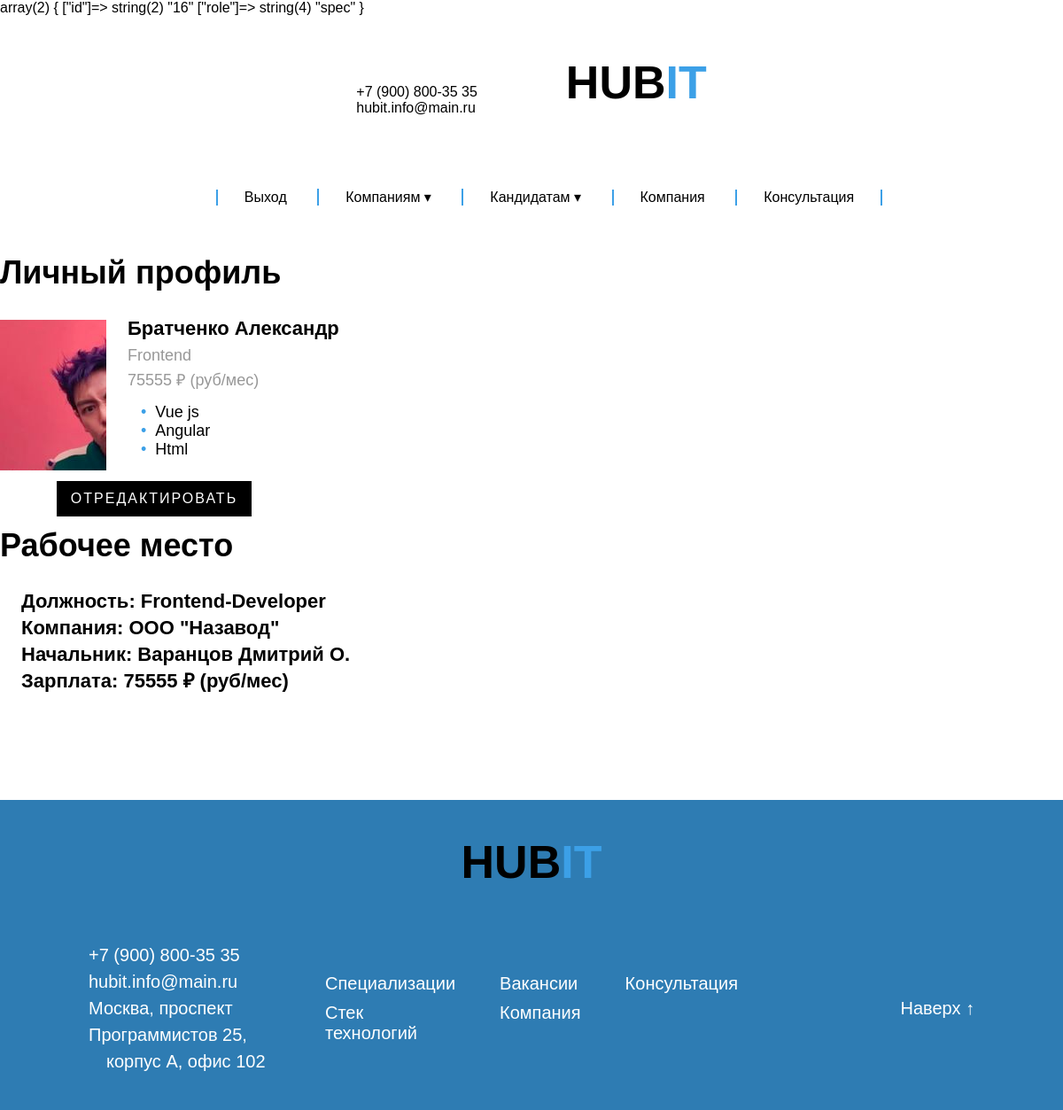
The app's page /personal-account.php (signed in) with its own data.
### tables this page shows
CREATE TABLE `ContactForm` (
  `id` int NOT NULL,
  `nameSername` char(35) NOT NULL,
  `phone` char(20) NOT NULL,
  `email` char(100) NOT NULL,
  `skills` varchar(400) NOT NULL,
  `cityFor` char(30) NOT NULL,
  `reason` varchar(400) NOT NULL,
  `position` char(30) NOT NULL,
  `salary` float NOT NULL,
  `photo_path` varchar(64) NOT NULL,
  `status` varchar(20) NOT NULL
);

CREATE TABLE `Requests` (
  `id` int NOT NULL,
  `position` varchar(256) NOT NULL,
  `skills` varchar(400) NOT NULL,
  `createdAt` date NOT NULL,
  `client_id` int NOT NULL
);

CREATE TABLE `CommunicationForm` (
  `id` int NOT NULL,
  `nameSername` char(35) NOT NULL,
  `phone` char(20) NOT NULL,
  `email` char(100) NOT NULL,
  `nameCompany` char(100) NOT NULL,
  `nameSpecialist` char(100) NOT NULL
);

### personal-account.php (the view, shortened to what this page needs)
<?php
    require_once 'back/connect.php';
    var_dump($_SESSION['user']);
?>
<!DOCTYPE html>
<html lang="ru">
<head>
    <link rel="stylesheet" href="assets/css/style.css">
    <link rel="stylesheet" href="https://cdn.jsdelivr.net/npm/material-design-lite/material.min.css">
</head>
<body>
    <header id="header">
        <div class="header-conteiner">
            <div class="container-logo">
                <div>
                    <a href="tel:+79008003535">+7 (900) 800-35 35</a>
                    <br>
                    hubit.info@main.ru
                </div>
                <div class="header-logo">
                    <strong>HUB</strong><strong style="color: #3CA0E7;">IT</strong>
                </div>
            </div>
            <nav role="navigation" class="primary-navigation">
                <ul>
                    <li><a href="back/user/logout.php">Выход</a></li>
                    <li><a href="index.php">Компаниям &dtrif;</a>
                    </li>
                    <li><a href="#">Кандидатам &dtrif;</a>
                    </li>
                    <li><a href="index.php#about-company">Компания</a></li>
                    <li style="border-right: 2px solid #3ca0e7;"><a href="index.php#form-cons">Консультация</a></li>
                </ul>
            </nav>
        </div>
    </header>
    <main>
        <div class="main-container">
            <?php
                $usid = $_SESSION['user']['id'];
                $qu = $userRequest = "SELECT * FROM users WHERE id='$usid'";
                $ru = mysqli_query($connect, $qu);
                $rurow = mysqli_fetch_assoc($ru);
                $spec_id = $rurow['spec_id'];
                $query = "SELECT id, nameSername, skills, position, salary, photo_path FROM ContactForm WHERE id = '$spec_id'";
                $result = mysqli_query($connect, $query);
                $row = mysqli_fetch_assoc($result);
                $skillsArray = json_decode($row['skills'], true);
                $skills = array_slice($skillsArray, 0, 3);
                $idSpec = $row['id'];
                $pathimg = $row['photo_path'];
            ?>
            <div class="applications-cards">
                <h3>Личный профиль</h3>
                <div class="specialists-items">
                    <div class="specialization-item">
                        <div class="item-img">
                            <img src='<?php echo $pathimg ?>' alt='Фото $nameSername'>
                        </div>
                        <div class="item-description">
                            <h2 style="width: 300px;"><?php echo $row['nameSername']; ?></h2>
                            <div>
                                <div class="item-info">
                                    <span><?php echo $row['position']; ?></span>
                                    <span><?php echo $row['salary']; ?> ₽ (руб/мес)</span>
                                </div>
                                <ul class='list-style-one mdl-tabs__panel-text'>
                                    <?php foreach ($skills as $skill): ?>
                                                    <li><?= htmlspecialchars(trim($skill)) ?></li>
                                                <?php endforeach; ?>
                                </ul>
                                <div class="button-container">
                                    <form action="editProfile.php" method="POST" enctype="multipart/form-data">
                                    <button type="submit" class="submit-btn">Отредактировать</button>
                                    </form>
                                </div>
                            </div>
                        </div>
                    </div>
                </div>
            </div>
            <?php
                $queryWork = "SELECT * FROM inviteClientSpec WHERE status = 'approved' AND spec_id = '$idSpec'";
                $resultWork = mysqli_query($connect, $queryWork);
                if (mysqli_num_rows($resultWork) > 0):
                   $rowWork= mysqli_fetch_assoc($resultWork);
                   $clid = $rowWork['client_id'];
                   $userRequest = "SELECT * FROM users WHERE id='$clid'";
                   $resultUser = mysqli_query($connect, $userRequest);
                   $rowUser= mysqli_fetch_assoc($resultUser);
                    $clientComId = $rowUser['client_id'];
                   $comQuery = "SELECT * FROM communicationForm WHERE id='$clientComId'";
                   $resultCom = mysqli_query($connect,  $comQuery);
                   $rowCom= mysqli_fetch_assoc($resultCom);
                   $idRequest = $rowWork['id_request'];
                   $queryRequest = "SELECT * FROM Requests WHERE id='$idRequest'";
                   $resultRequest = mysqli_query($connect, $queryRequest);
                   $rowRequest= mysqli_fetch_assoc($resultRequest);
            ?>
            <div class="applications-cards">
                <h3>Рабочее место</h3>
                <div class="specialists-items">
                    <div class="specialization-item">
                       <div class="item-description">
                        <h2 style="width: 500px;">Должность: <?php echo $rowRequest['position']; ?></h2>
                        <h2 style="width: 500px;">Компания: <?php echo $rowCom['nameCompany']; ?></h2>
                        <h2 style="width: 500px;">Начальник: <?php echo $rowCom['nameSername']; ?></h2>
                        <h2 style="width: 500px;">Зарплата: <?php echo $row['salary']; ?> ₽ (руб/мес)</h2>
                        </div>
                    </div>
                </div>
            </div>
              <?php endif; ?>
        </div>
    </main>
    <footer>
        <div class="header-logo">
            <strong>HUB</strong><strong style="color: #3CA0E7;">IT</strong>
        </div>
        <div class="footer-container">
            <div class="footer-contact">
                <a href="tel:+79008003535">+7 (900) 800-35 35</a><br>
                hubit.info@main.ru <br>
                Москва, проспект Программистов 25, <br> <span style="padding-left: 20px;">корпус А, офис 102</span>
            </div>
            <div class="footer-links">
                <div>
                    <a href="index.php#specialization">Специализации</a>
                    <a href="index.php#stack">Стек технологий</a>
                </div>
                <div>
                    <a href="vacancy.php">Вакансии</a>
                    <a href="index.php#about-company">Компания</a>
                </div>
                <div>
                    <a href="index.php#form-cons">Консультация</a>
                </div>
            </div>
            <a class="footer-up" href="#header">Наверх <span>↑</span></a>
        </div>
    </footer>
</body>
</html>

### assets/css/style.css (style rules this page uses)
.list-style-one { position: relative; }
.list-style-one li:before { content: "•"; color: #3ca0e7; margin-right: 10px; }
.mdl-tabs__panel-text { font-size: 18px; }
.item-description h2 { margin: 0 0 10px !important; line-height: 20px; }
.item-description { margin-left: 2vw }
.item-info { color: rgb(152, 152, 152); font-size: 18px; display: flex; flex-direction: column; gap: 0.5vh }
.specialization-item { display: flex; width: 380px; height: 170px; flex-direction: row; margin-bottom: 4vh; align-items: flex-start; }
.specialization-item img { width: 120px; height: 170px; }
.specialization-item h2 { font-size: 22px; margin: 0px; padding: 0px; }
.applications-cards { display: flex; flex-direction: column; margin-bottom: 4vh; }
.applications-cards ul { margin: 0; padding: 15px 0 0 15px; list-style: none; }
.applications-cards h3 { font-size: 36px; margin-bottom: 4vh; }
.specialists-items { display: grid; grid-template-columns: repeat(4, 1fr) !important; row-gap: 6vh; column-gap: 3vw; }
.button-container { display: flex; gap: 10px; margin-top: 25px; margin-left: -120px; width: 100%; justify-content: center; }
.submit-btn { display: inline-block; background-color: #000; color: #fff; text-transform: uppercase; letter-spacing: 2px; font-size: 16px; line-height: 24px; padding: 8px 16px; border: none; cursor: pointer; text-align: center; flex: 1; }

### assets/css/root/root.css (style rules this page uses)
body, html { overflow-x: hidden; width: 100vw; position: relative; }
* { margin: 0; box-sizing: border-box; font-family: 'Montserrat', sans-serif !important; }
a { text-decoration: none; }

### assets/css/root/header.css (style rules this page uses)
.header-conteiner { display: flex; flex-direction: column; justify-content: space-between; align-items: center; padding: 25px 0; }
.container-logo { display: flex; flex-direction: row; align-items: center; gap: 100px; }
.container-logo:nth-child(1) { font-size: 16px; }
.header-logo { font-size: 52px; }

### assets/css/root/main.css (style rules this page uses)
main { display: flex; justify-content: center; }
.main-container { display: flex; flex-direction: column; align-items: center; justify-content: center; flex-wrap: wrap; }

### assets/css/root/footer.css (style rules this page uses)
footer { background: #2e7cb3; display: flex; flex-direction: column; align-items: center; padding: 20px 0; }
.header-logo { text-align: center; margin-bottom: 60px; padding-top: 20px; }
.footer-container { display: flex; width: 100%; font-size: 20px; justify-content: space-between; align-items: center; color: white; padding: 0 100px; padding-bottom: 20px; }
.footer-container a { color: white !important; }
.footer-contact { flex: 1; text-align: left; line-height: 30px; }
.footer-links { flex: 1; display: flex; justify-content: center; gap: 50px; }
.footer-links div { display: flex; gap: 10px; flex-direction: column; align-items: start; }
.footer-up { flex: 1; text-align: right; }

### records on screen
contactform: photo_path (picture), nameSername "Братченко Александр", position "Frontend", salary "75555", skills "Vue js", skills "Angular", skills "Html"
requests: position "Frontend-Developer"
communicationform: nameCompany "ООО \"Назавод\"", nameSername "Варанцов Дмитрий О."
